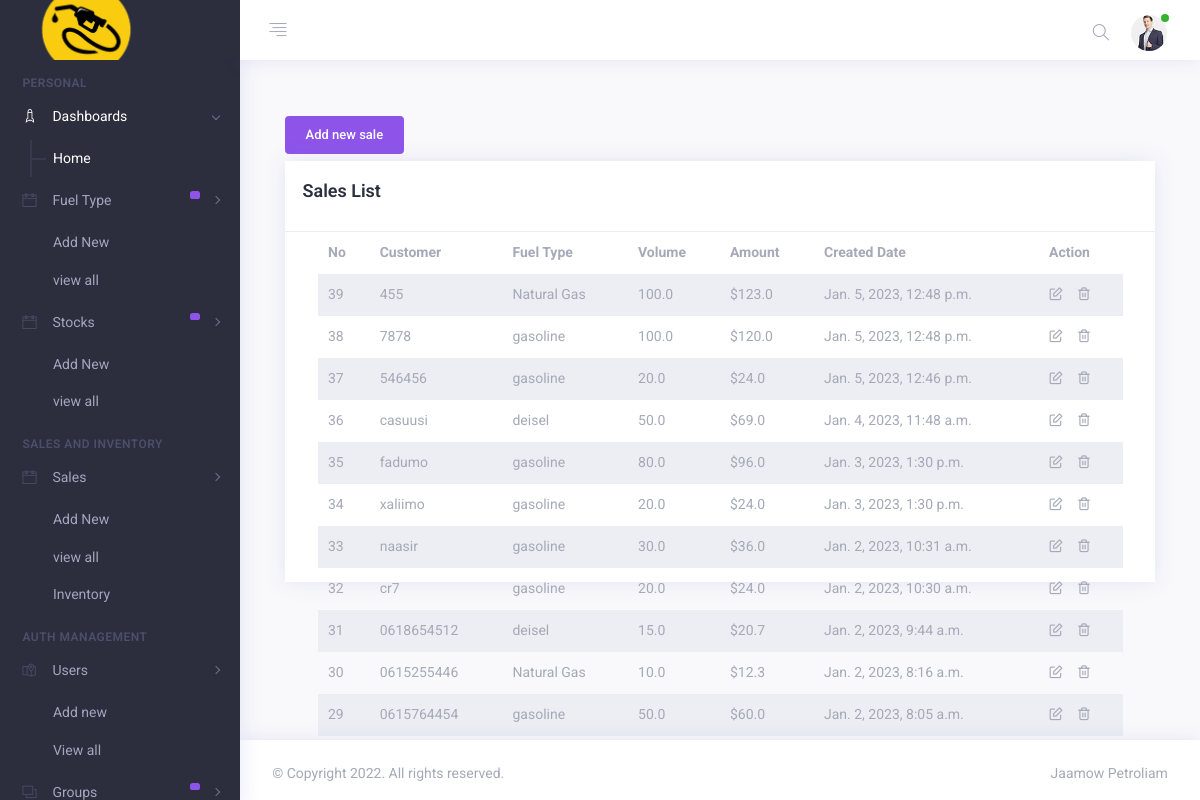
The page /sales/ (signed in) on the database its author committed.
### base/models.py (models this page shows, shortened)
class Sale(models.Model):
    customer_name = models.CharField(max_length=200)
    fuel = models.ForeignKey(Fuel, on_delete=models.CASCADE)
    volume = models.FloatField(max_length=(15,2), default=0)
    amount = models.FloatField(max_length=(15,2), default=0)
    user = models.CharField(max_length=100, blank=True)
    created = models.DateTimeField(auto_now=True)
    updated = models.DateTimeField(auto_now_add=True)
    class Meta:
        verbose_name_plural = "Sales list"
        ordering = ['-updated', '-created']

class Fuel(models.Model):
    name = models.CharField(max_length=100, unique=True)
    price = models.FloatField(max_length=(15,2), default=0)
    user = models.CharField(max_length=100, blank=True)
    status = models.CharField(max_length=2,choices=(('1','Active'),('0', 'Inactive')) , default = 1)
    delete_flag = models.IntegerField(default = 0)
    created = models.DateTimeField(default = timezone.now)
    updated = models.DateTimeField(auto_now=True)
    class Meta:
        ordering = ['-updated','-created']
        verbose_name_plural = "fuel type lists"
    def __str__(self):
        return self.name

### base/views.py (the view)
# urls.py: path('sales/', views.saleView, name="sales"),
@login_required(login_url='login')
@permission_required('base.view_sale', raise_exception=True)
def saleView(request):
    fuels = Fuel.objects.filter(delete_flag=0, status = 1).all()
    sales = Sale.objects.filter(fuel__id__in=fuels).all()
    context = {
        "sales":sales,
        "page_name":"Sales List"
    }
    return render(request, 'base/sale_list.html', context)

### base/templates/base/sale_list.html (shortened to what this page needs)
{% extends 'base.html' %}
{% block content %}
<br>
    <div class="container justify-content-center">
     <div>
        <a href="{% url 'new_sale' %}"><button class="btn btn-primary">Add new sale</button></a>
     </div>
        <div class="card mb-4 mt-2">
            <div class="card-header">
                <h4>{{page_name}}</h4>
            </div>
            <div class="card-body scrollbar scroll_dark pt-0" style="max-height: 350px;">
                <div class="container">
                    <table id="datatable" class="table table-borderless table-striped">
                        <thead>
                            <th>No</th>
                            <th>Customer</th>
                            <th>Fuel Type</th>
                            <th>Volume</th>
                            <th>Amount</th>
                            <th>Created Date</th>
                            <th>Action</th>
                        </thead>
                        <tbody>
                            <tr>
                                {% for sale in sales %}
                                <td>{{sale.id}}</td>
                                <td>{{sale.customer_name}}</td>
                                <td>{{sale.fuel}}</td>
                                <td>{{sale.volume}}</td>
                                <td>${{sale.amount}}</td>
                                <td>{{sale.created}}</td>
                                <td>
                                    <a class="mr-3" href="{% url 'update_sale' sale.id %}"><i class="fe fe-edit"></i></a><a href="{% url 'delete_sale' sale.id %}" onclick="return confirm('Are you sure you want to delete this item?');"><i class="fe fe-trash-2"></i></a>
                                </td>
                            </tr>
                            {% endfor %}
                        </tbody>
                    </table>
                </div>
            </div>
        </div>
    </div>
{% endblock %}

### rows shown on the page
Sale: id "39", customer_name "455", fuel "Natural Gas", volume "100.0", amount "123.0", created "Jan. 5, 2023, 12:48 p.m."
Sale: id "38", customer_name "7878", fuel "gasoline", volume "100.0", amount "120.0", created "Jan. 5, 2023, 12:48 p.m."
Sale: id "37", customer_name "546456", fuel "gasoline", volume "20.0", amount "24.0", created "Jan. 5, 2023, 12:46 p.m."
Sale: id "36", customer_name "casuusi", fuel "deisel", volume "50.0", amount "69.0", created "Jan. 4, 2023, 11:48 a.m."
Sale: id "35", customer_name "fadumo", fuel "gasoline", volume "80.0", amount "96.0", created "Jan. 3, 2023, 1:30 p.m."
Sale: id "34", customer_name "xaliimo", fuel "gasoline", volume "20.0", amount "24.0", created "Jan. 3, 2023, 1:30 p.m."
Sale: id "33", customer_name "naasir", fuel "gasoline", volume "30.0", amount "36.0", created "Jan. 2, 2023, 10:31 a.m."
Sale: id "32", customer_name "cr7", fuel "gasoline", volume "20.0", amount "24.0", created "Jan. 2, 2023, 10:30 a.m."
Sale: id "31", customer_name "0618654512", fuel "deisel", volume "15.0", amount "20.7", created "Jan. 2, 2023, 9:44 a.m."
Sale: id "30", customer_name "0615255446", fuel "Natural Gas", volume "10.0", amount "12.3", created "Jan. 2, 2023, 8:16 a.m."
Sale: id "29", customer_name "0615764454", fuel "gasoline", volume "50.0", amount "60.0", created "Jan. 2, 2023, 8:05 a.m."

### other values the page prints
{{ page_name }} "Sales List"
